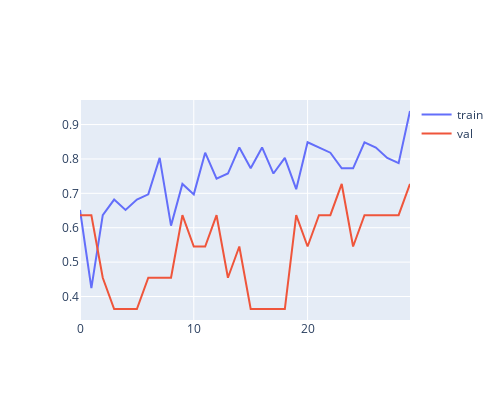

Notebook source saved alongside this figure:
### Code cell
fig = go.Figure()
epochs = []
for i in range(len(history.history['acc'])):
    epochs.append(i)
fig.add_trace(go.Scatter(x=epochs,y=history.history['acc'], mode='lines',name='train'))
fig.add_trace(go.Scatter(x=epochs,y=history.history['val_acc'], mode='lines',name='val'))
fig.update_layout({
        'width': 500, 
        'height': 400

})
fig.show()

### Figure 1 — Plotly figure (JSON) as saved in the notebook; plotly's stock layout.template omitted (floating-point values rounded to 4 significant figures)
{"data": [{"mode": "lines", "name": "train", "type": "scatter", "x": [0, 1, 2, 3, 4, 5, 6, 7, 8, 9, 10, 11, 12, 13, 14, 15, 16, 17, 18, 19, 20, 21, 22, 23, 24, 25, 26, 27, 28, 29], "y": [0.6515, 0.4242, 0.6364, 0.6818, 0.6515, 0.6818, 0.697, 0.803, 0.6061, 0.7273, 0.697, 0.8182, 0.7424, 0.7576, 0.8333, 0.7727, 0.8333, 0.7576, 0.803, 0.7121, 0.8485, 0.8333, 0.8182, 0.7727, 0.7727, 0.8485, 0.8333, 0.803, 0.7879, 0.9394]}, {"mode": "lines", "name": "val", "type": "scatter", "x": [0, 1, 2, 3, 4, 5, 6, 7, 8, 9, 10, 11, 12, 13, 14, 15, 16, 17, 18, 19, 20, 21, 22, 23, 24, 25, 26, 27, 28, 29], "y": [0.6364, 0.6364, 0.4545, 0.3636, 0.3636, 0.3636, 0.4545, 0.4545, 0.4545, 0.6364, 0.5455, 0.5455, 0.6364, 0.4545, 0.5455, 0.3636, 0.3636, 0.3636, 0.3636, 0.6364, 0.5455, 0.6364, 0.6364, 0.7273, 0.5455, 0.6364, 0.6364, 0.6364, 0.6364, 0.7273]}], "layout": {"height": 400, "width": 500}}
